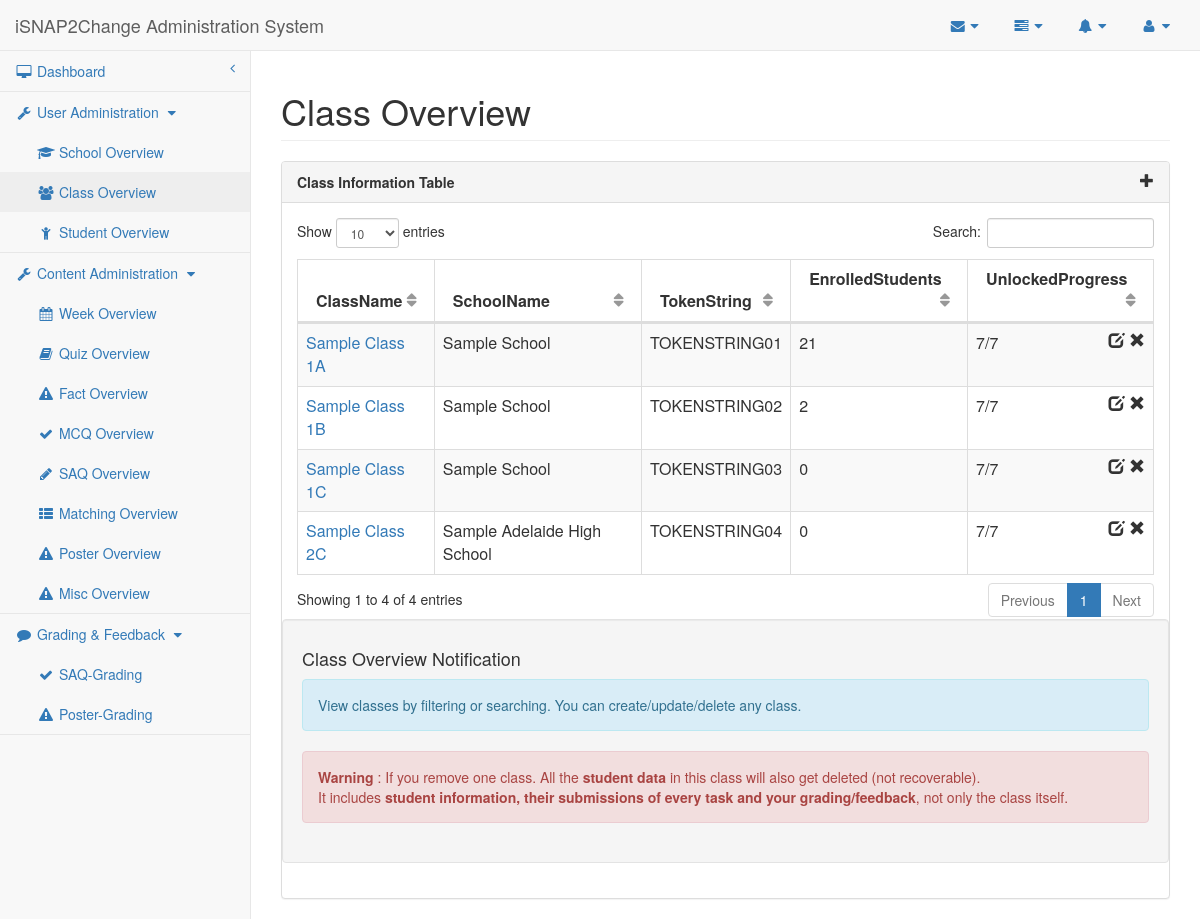
The page /researcher/class.php on the database its author committed.
### tables this page shows
CREATE TABLE IF NOT EXISTS `Class` (
    ClassID MEDIUMINT AUTO_INCREMENT,
    ClassName VARCHAR(190) UNIQUE,
    SchoolID MEDIUMINT NOT NULL,
    TokenString TEXT NOT NULL,
     
    UnlockedProgress MEDIUMINT NOT NULL DEFAULT 10,
    CONSTRAINT Class_ClassID_PK PRIMARY KEY (ClassID),
    CONSTRAINT Class_SchoolID_FK FOREIGN KEY (SchoolID)
        REFERENCES School (SchoolID)
        ON DELETE CASCADE ON UPDATE CASCADE
);

CREATE TABLE IF NOT EXISTS `School` (
    SchoolID MEDIUMINT AUTO_INCREMENT,
    SchoolName VARCHAR(190) UNIQUE,
    CONSTRAINT School_SchoolID_PK PRIMARY KEY (SchoolID)
);

### mysql-lib.php (called while the page is built, shortened)
<?php
function getClasses(PDO $conn)
{
    return getRecords($conn, "Class", array("School"));
}
function getStudentNum(PDO $conn)
{
    $studentNumSql = "SELECT count(*) AS Count, ClassID
                   FROM   Student NATURAL JOIN Class
                   GROUP BY ClassID";
    $studentNumQuery = $conn->prepare($studentNumSql);
    $studentNumQuery->execute();
    $studentNumResult = $studentNumQuery->fetchAll(PDO::FETCH_OBJ);
    return $studentNumResult;
}
function getMaxWeek(PDO $conn)
{
    $weekSql = "SELECT MAX(Week) AS WeekNum FROM Quiz";
    $weekQuery = $conn->prepare($weekSql);
    $weekQuery->execute();
    $weekResult = $weekQuery->fetch(PDO::FETCH_OBJ);
    return $weekResult;
}
function getRecords(PDO $conn, $tableName, array $joinTables = null)
{
    $tableSql = "SELECT * FROM " . $tableName;
    if ($joinTables != null) {
        foreach ($joinTables as $joinTable) {
            $tableSql .= " NATURAL JOIN " . $joinTable;
        }
    }
    $tableQuery = $conn->prepare($tableSql);
    $tableQuery->execute();
    $tableResult = $tableQuery->fetchAll(PDO::FETCH_OBJ);
    return $tableResult;
}
?>

### researcher/class.php (the view, shortened to what this page needs)
<?php
require_once("../mysql-lib.php");
$pageName = "class";
try {
    $conn = db_connect();
} catch (Exception $e) {
    debug_err($pageName, $e);
}
try {
    $weekResult = getMaxWeek($conn);
    $classResult = getClasses($conn);
    $studentNumResult = getStudentNum($conn);
} catch (Exception $e) {
    debug_err($pageName, $e);
}
?>
<!DOCTYPE html>
<html lang="en">
<head>
    <?php require_once('header-lib.php'); ?>
</head>
<body>
<div id="wrapper">
    <?php require_once('navigation.php'); ?>
    <div id="page-wrapper">
        <div class="row">
            <div class="col-lg-12">
                <h1 class="page-header">Class Overview</h1>
            </div>
        </div>
        <div class="row">
            <div class="col-lg-12">
                <div class="panel panel-default">
                    <div class="panel-heading">
                        Class Information Table <span class="glyphicon glyphicon-plus pull-right" data-toggle="modal"
                                                      data-target="#dialog"></span>
                    </div>
                    <div class="panel-body">
                        <div class="dataTable_wrapper">
                            <table class="table table-striped table-bordered table-hover" id="datatables">
                                <?php require_once('table-head.php'); ?>
                                <tbody>
                                <?php for ($i = 0; $i < count($classResult); $i++) { ?>
                                    <tr class="<?php if ($i % 2 == 0) {
                                        echo "odd";
                                    } else {
                                        echo "even";
                                    } ?>">
                                        <td>
                                            <a href="student.php?classID=<?php echo $classResult[$i]->ClassID ?>"><?php echo $classResult[$i]->ClassName ?></a>
                                        </td>
                                        <td><?php echo $classResult[$i]->SchoolName ?></td>
                                        <td><?php echo $classResult[$i]->TokenString ?></td>
                                        <td><?php $count = 0;
                                            for ($j = 0; $j < count($studentNumResult); $j++) {
                                                if ($studentNumResult[$j]->ClassID == $classResult[$i]->ClassID) $count = $studentNumResult[$j]->Count;
                                            }
                                            echo $count; ?></td>
                                        <td><?php echo min($classResult[$i]->UnlockedProgress, $weekResult->WeekNum) . "/" . $weekResult->WeekNum ?>
                                            <span class="glyphicon glyphicon-remove pull-right"
                                                  aria-hidden="true"></span><span class="pull-right" aria-hidden="true">&nbsp;</span><span
                                                class="glyphicon glyphicon-edit pull-right" data-toggle="modal"
                                                data-target="#dialog" aria-hidden="true"></span></td>
                                    </tr>
                                <?php } ?>
                                </tbody>
                            </table>
                        </div>
                        <div class="well row">
                            <h4>Class Overview Notification</h4>
                            <div class="alert alert-info">
                                <p>View classes by filtering or searching. You can create/update/delete any class.</p>
                            </div>
                            <div class="alert alert-danger">
                                <p><strong>Warning</strong> : If you remove one class. All the <strong>student
                                        data</strong> in this class will also get deleted (not recoverable).</p> It
                                includes <strong>student information, their submissions of every task and your
                                    grading/feedback</strong>, not only the class itself.
                            </div>
                        </div>
                    </div>
                </div>
            </div>
        </div>
    </div>
</div>
<?php require_once('sb-admin-lib.php'); ?>
</body>
</html>

### sb-admin/css/sb-admin-2.css (style rules this page uses)
body { background-color: #f8f8f8; }
#wrapper { width: 100%; }
#page-wrapper { padding: 0 15px; min-height: 568px; background-color: #fff; }
@media (min-width:768px) { #page-wrapper { position: inherit; margin: 0 0 0 250px; padding: 0 30px; border-left: 1px solid #e7e7e7; } }

### researcher/header-lib.php (style rules this page uses)
.panel-heading { font-weight: bold; }

### rows shown on the page
class: ClassName "Sample Class 2C", SchoolID.SchoolName "Sample Adelaide High School", TokenString "TOKENSTRING04", count "0", WeekNum "7"
class: ClassName "Sample Class 1A", SchoolID.SchoolName "Sample School", TokenString "TOKENSTRING01", count "21", WeekNum "7"
class: ClassName "Sample Class 1B", SchoolID.SchoolName "Sample School", TokenString "TOKENSTRING02", count "2", WeekNum "7"
class: ClassName "Sample Class 1C", SchoolID.SchoolName "Sample School", TokenString "TOKENSTRING03", count "0", WeekNum "7"

### other values the page prints
$userAdminPageList[$i] "School"
$userAdminPageList[$i] "Class"
$userAdminPageList[$i] "Student"
$contentAdminPageList[$i] "Week"
$contentAdminPageList[$i] "Quiz"
$contentAdminPageList[$i] "Fact"
$contentAdminPageList[$i] "MCQ"
$contentAdminPageList[$i] "SAQ"
$contentAdminPageList[$i] "Matching"
$contentAdminPageList[$i] "Poster"
$contentAdminPageList[$i] "Misc"
$gradingPageList[$i] "SAQ-Grading"
$gradingPageList[$i] "Poster-Grading"
$columnName[$i] "ClassName"
$columnName[$i] "SchoolName"
